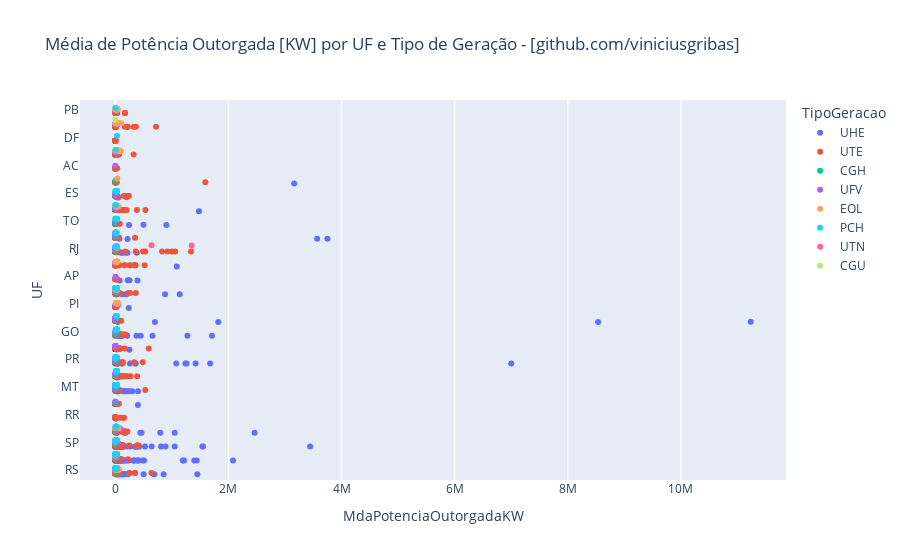

The code cell stored with this chart in its notebook:
### Code cell
# Logo, considerando o tipo de negócio aqui abordado próximas análises serão realizadas principalmente nas variáveis
# MdaPotenciaOutorgadaKW ; UF ; e "TipoGeracao"


titlestrip = "Média de Potência Outorgada [KW] por UF e Tipo de Geração - " + github
titlestrip_export = "Media_Potencia_Outorgada_por_UF_e_Tipo_Geracao_stripbar_VGR.html"

figstrip = px.strip(df_ger, title=titlestrip ,x="MdaPotenciaOutorgadaKW", y="UF", orientation="h", color="TipoGeracao" )
figstrip.show()



plt.offline.plot(figstrip, filename = titlestrip_export)


# Esta análise nos trás insights como:
#   - A usina no

### Figure 1 — Plotly figure (JSON) as saved in the notebook; plotly's stock layout.template omitted (floating-point values rounded to 4 significant figures; data arrays with more than 128 entries replaced by an {"elided": "..."} marker saying what was removed)
{"data": [{"alignmentgroup": "True", "boxpoints": "all", "fillcolor": "rgba(255,255,255,0)", "hoveron": "points", "hovertemplate": "TipoGeracao=UHE<br>MdaPotenciaOutorgadaKW=%{x}<br>UF=%{y}<extra></extra>", "legendgroup": "UHE", "line": {"color": "rgba(255,255,255,0)"}, "marker": {"color": "#636efa"}, "name": "UHE", "offsetgroup": "UHE", "orientation": "h", "pointpos": 0, "showlegend": true, "type": "box", "x": {"elided": "218 int values"}, "x0": " ", "xaxis": "x", "y": {"elided": "218 str values"}, "y0": " ", "yaxis": "y"}, {"alignmentgroup": "True", "boxpoints": "all", "fillcolor": "rgba(255,255,255,0)", "hoveron": "points", "hovertemplate": "TipoGeracao=UTE<br>MdaPotenciaOutorgadaKW=%{x}<br>UF=%{y}<extra></extra>", "legendgroup": "UTE", "line": {"color": "rgba(255,255,255,0)"}, "marker": {"color": "#EF553B"}, "name": "UTE", "offsetgroup": "UTE", "orientation": "h", "pointpos": 0, "showlegend": true, "type": "box", "x": {"elided": "3100 float values"}, "x0": " ", "xaxis": "x", "y": {"elided": "3100 str values"}, "y0": " ", "yaxis": "y"}, {"alignmentgroup": "True", "boxpoints": "all", "fillcolor": "rgba(255,255,255,0)", "hoveron": "points", "hovertemplate": "TipoGeracao=CGH<br>MdaPotenciaOutorgadaKW=%{x}<br>UF=%{y}<extra></extra>", "legendgroup": "CGH", "line": {"color": "rgba(255,255,255,0)"}, "marker": {"color": "#00cc96"}, "name": "CGH", "offsetgroup": "CGH", "orientation": "h", "pointpos": 0, "showlegend": true, "type": "box", "x": {"elided": "579 float values"}, "x0": " ", "xaxis": "x", "y": {"elided": "579 str values"}, "y0": " ", "yaxis": "y"}, {"alignmentgroup": "True", "boxpoints": "all", "fillcolor": "rgba(255,255,255,0)", "hoveron": "points", "hovertemplate": "TipoGeracao=UFV<br>MdaPotenciaOutorgadaKW=%{x}<br>UF=%{y}<extra></extra>", "legendgroup": "UFV", "line": {"color": "rgba(255,255,255,0)"}, "marker": {"color": "#ab63fa"}, "name": "UFV", "offsetgroup": "UFV", "orientation": "h", "pointpos": 0, "showlegend": true, "type": "box", "x": {"elided": "5199 float values"}, "x0": " ", "xaxis": "x", "y": {"elided": "5199 str values"}, "y0": " ", "yaxis": "y"}, {"alignmentgroup": "True", "boxpoints": "all", "fillcolor": "rgba(255,255,255,0)", "hoveron": "points", "hovertemplate": "TipoGeracao=EOL<br>MdaPotenciaOutorgadaKW=%{x}<br>UF=%{y}<extra></extra>", "legendgroup": "EOL", "line": {"color": "rgba(255,255,255,0)"}, "marker": {"color": "#FFA15A"}, "name": "EOL", "offsetgroup": "EOL", "orientation": "h", "pointpos": 0, "showlegend": true, "type": "box", "x": {"elided": "808 float values"}, "x0": " ", "xaxis": "x", "y": {"elided": "808 str values"}, "y0": " ", "yaxis": "y"}, {"alignmentgroup": "True", "boxpoints": "all", "fillcolor": "rgba(255,255,255,0)", "hoveron": "points", "hovertemplate": "TipoGeracao=PCH<br>MdaPotenciaOutorgadaKW=%{x}<br>UF=%{y}<extra></extra>", "legendgroup": "PCH", "line": {"color": "rgba(255,255,255,0)"}, "marker": {"color": "#19d3f3"}, "name": "PCH", "offsetgroup": "PCH", "orientation": "h", "pointpos": 0, "showlegend": true, "type": "box", "x": {"elided": "428 float values"}, "x0": " ", "xaxis": "x", "y": {"elided": "428 str values"}, "y0": " ", "yaxis": "y"}, {"alignmentgroup": "True", "boxpoints": "all", "fillcolor": "rgba(255,255,255,0)", "hoveron": "points", "hovertemplate": "TipoGeracao=UTN<br>MdaPotenciaOutorgadaKW=%{x}<br>UF=%{y}<extra></extra>", "legendgroup": "UTN", "line": {"color": "rgba(255,255,255,0)"}, "marker": {"color": "#FF6692"}, "name": "UTN", "offsetgroup": "UTN", "orientation": "h", "pointpos": 0, "showlegend": true, "type": "box", "x": [640000, 1350000], "x0": " ", "xaxis": "x", "y": ["RJ", "RJ"], "y0": " ", "yaxis": "y"}, {"alignmentgroup": "True", "boxpoints": "all", "fillcolor": "rgba(255,255,255,0)", "hoveron": "points", "hovertemplate": "TipoGeracao=CGU<br>MdaPotenciaOutorgadaKW=%{x}<br>UF=%{y}<extra></extra>", "legendgroup": "CGU", "line": {"color": "rgba(255,255,255,0)"}, "marker": {"color": "#B6E880"}, "name": "CGU", "offsetgroup": "CGU", "orientation": "h", "pointpos": 0, "showlegend": true, "type": "box", "x": [50], "x0": " ", "xaxis": "x", "y": ["CE"], "y0": " ", "yaxis": "y"}], "layout": {"boxmode": "group", "legend": {"title": {"text": "TipoGeracao"}, "tracegroupgap": 0}, "title": {"text": "Média de Potência Outorgada [KW] por UF e Tipo de Geração - [github.com/viniciusgribas]"}, "xaxis": {"anchor": "y", "domain": [0, 1], "title": {"text": "MdaPotenciaOutorgadaKW"}}, "yaxis": {"anchor": "x", "domain": [0, 1], "title": {"text": "UF"}}}}
